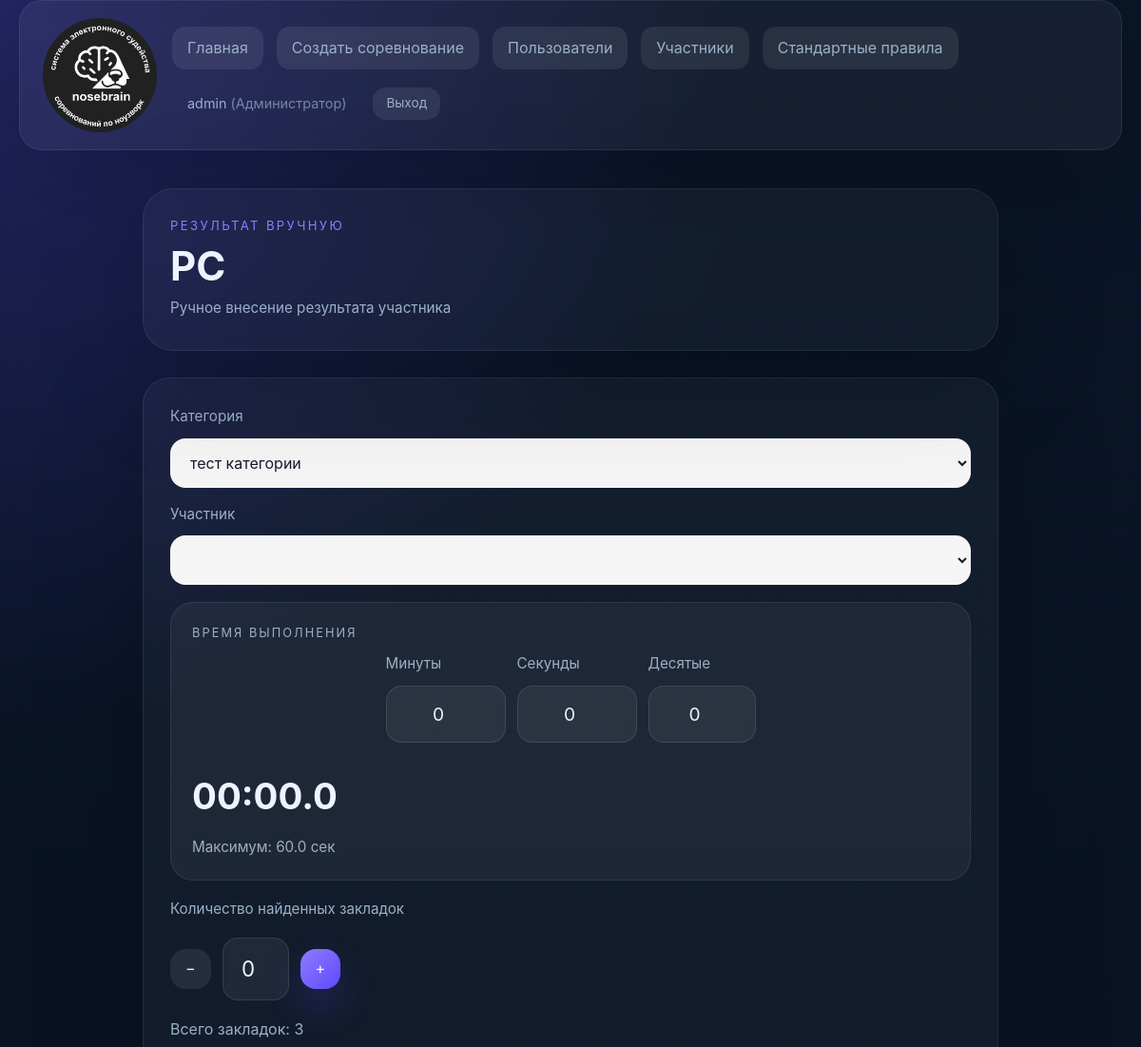
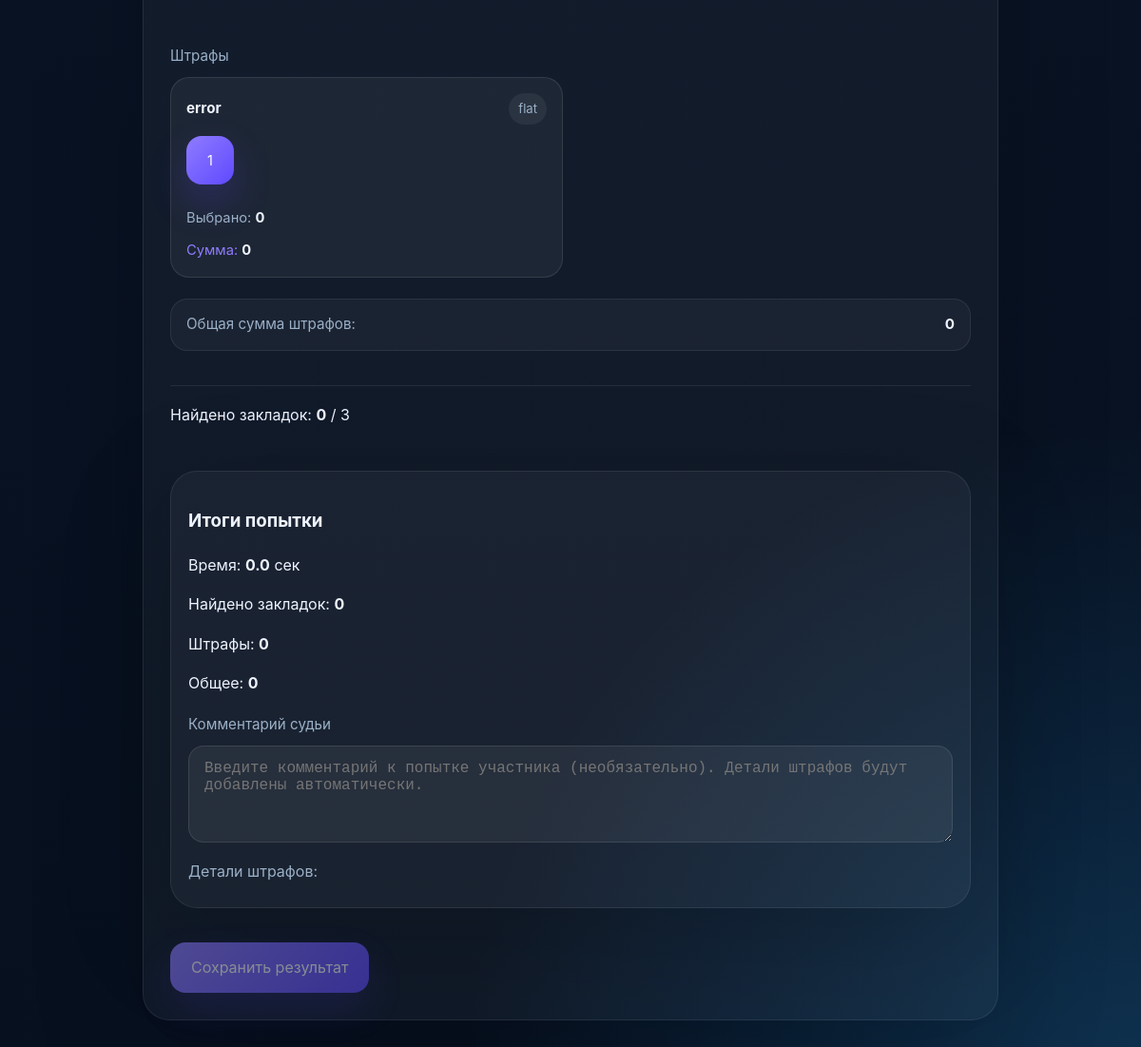
The page /manual_result.php (signed in) on the database its author committed (2 pictures, top to bottom).
### tables this page shows
CREATE TABLE competitions (
                id INTEGER PRIMARY KEY AUTOINCREMENT,
                name TEXT NOT NULL,
                description TEXT NOT NULL,
                is_published INTEGER DEFAULT 0,
                start_date TEXT,
                end_date TEXT
            );

CREATE TABLE categories (
                id INTEGER PRIMARY KEY AUTOINCREMENT,
                competition_id INTEGER NOT NULL,
                name TEXT NOT NULL,
                time_limit REAL NOT NULL,
                hides_count INTEGER NOT NULL,
                max_score INTEGER NOT NULL,
                sort_order INTEGER DEFAULT 0,
                FOREIGN KEY (competition_id) REFERENCES competitions(id)
            );

CREATE TABLE penalty_rules (
                id INTEGER PRIMARY KEY AUTOINCREMENT,
                category_id INTEGER NOT NULL,
                name TEXT NOT NULL,
                type TEXT NOT NULL,
                points TEXT NOT NULL,
                sequence_index INTEGER NOT NULL,
                FOREIGN KEY (category_id) REFERENCES categories(id)
            );

### manual_result.php (the view, shortened to what the rows shown need)
<?php
$dbManager = new DatabaseManager();
$service = new CompetitionService($dbManager);
$competitions = $service->getCompetitions();
$selectedCompetitionId = filter_input(INPUT_GET, 'competition_id', FILTER_VALIDATE_INT);
$selectedCompetitionId = $selectedCompetitionId ?: (count($competitions) ? $competitions[0]->getId() : null);
$selectedCompetition = $selectedCompetitionId ? $service->getCompetitionById($selectedCompetitionId) : null;
$categories = $selectedCompetitionId !== null ? $service->getCategoriesByCompetition($selectedCompetitionId) : [];
$selectedCategoryId = filter_input(INPUT_GET, 'category_id', FILTER_VALIDATE_INT);
$selectedCategoryId = $selectedCategoryId ?: (count($categories) ? $categories[0]->getId() : null);
$selectedCategory = $selectedCategoryId ? $service->getCategoryById($selectedCategoryId) : null;
?>
<!DOCTYPE html>
<html lang="ru">
<head>
    <link rel="stylesheet" href="style.css">
</head>
<body>
<main class="page-shell page-shell--single">
    <section class="hero hero--compact">
        <div>
            <div class="hero__eyebrow">Результат вручную</div>
            <h1 class="hero__title"><?= $selectedCompetition ? escape($selectedCompetition->getName()) : 'Соревнование' ?></h1>
            <p class="hero__subtitle">Ручное внесение результата участника</p>
        </div>
    </section>
    <section class="content-grid content-grid--single">
        <article class="panel">
            <form id="manual-result-form" method="post" novalidate>
                <div style="display: grid; gap: 18px;">
                    <div class="judge-selectors" style="display: grid; grid-template-columns: 1fr; gap: 16px;">
                        <div class="form-control" style="margin-bottom: 0;">
                            <label for="category_filter_inner">Категория</label>
                            <select id="category_filter_inner" name="category_id_display" required>
                                <?php foreach ($categories as $category): ?>
                                    <option value="<?= $category->getId() ?>" <?= $category->getId() === $selectedCategoryId ? 'selected' : '' ?>><?= escape($category->getName()) ?></option>
                                <?php endforeach; ?>
                            </select>
                        </div>
                        <div class="form-control" style="margin-bottom: 0;">
                            <label for="participant_id">Участник</label>
                            <select id="participant_id" name="participant_id" required <?= !$selectedCategoryId ? 'disabled' : '' ?>>
                            </select>
                        </div>
                    </div>
                    <div class="judge-controls" id="judge-controls-section" <?= !$selectedCategoryId ? 'style="display:none;"' : '' ?>>
                        <div class="timer-card">
                            <div class="timer-label">Время выполнения</div>
                            <div class="manual-time-input">
                                <div class="form-control" style="margin-bottom: 0;">
                                </div>
                                <div class="form-control" style="margin-bottom: 0;">
                                </div>
                                <div class="form-control" style="margin-bottom: 0;">
                                </div>
                            </div>
                            <div id="time_display" class="timer-value">00:00.0</div>
                            <div class="timer-meta">Максимум: <?= number_format($selectedCategory->getTimeLimit(), 1) ?> сек</div>
                        </div>
                    </div>
                    <div class="form-control" id="found-items-section" <?= !$selectedCategoryId ? 'style="display:none;"' : '' ?>>
                        <label for="found_items_input">Количество найденных закладок</label>
                        <div style="display: flex; align-items: center; gap: 12px; margin-top: 8px;">
                            <button type="button" id="found-decrease-btn" class="button button--secondary" style="min-width: 40px; padding: 8px 16px;">−</button>
                            <input type="number" id="found_items_input" min="0" max="<?= $selectedCategory ? $selectedCategory->getHidesCount() : 0 ?>" value="0" class="time-input-field" style="width: 70px; font-size: 1.4rem;">
                            <button type="button" id="found-increase-btn" class="button" style="min-width: 40px; padding: 8px 16px;">+</button>
                        </div>
                        <p style="margin-top: 8px; color: var(--text-muted);">Всего закладок: <?= $selectedCategory ? $selectedCategory->getHidesCount() : 0 ?></p>
                    </div>
                    <div class="form-control" id="penalties-section" <?= !$selectedCategoryId ? 'style="display:none;"' : '' ?>>
                        <div id="penalty-buttons" class="penalty-grid">
                            <?php foreach ($selectedCategory->getPenaltyRules() as $rule): ?>
                                <div class="penalty-card" data-rule-id="<?= $rule->getId() ?>" data-rule-type="<?= escape($rule->getType()) ?>" data-rule-points="<?= implode(',', $rule->getPoints()) ?>">
                                    <div class="penalty-card__header">
                                        <strong><?= escape($rule->getName()) ?></strong>
                                        <span class="penalty-card__type"><?= escape($rule->getType()) ?></span>
                                    </div>
                                    <?php if ($rule->getType() === PenaltyRule::TYPE_FLAT): ?>
                                        <div class="penalty-card__actions" style="display: flex; gap: 8px; flex-wrap: wrap; margin-bottom: 12px;">
                                            <?php foreach ($rule->getPoints() as $value): ?>
                                                <button type="button" class="button penalty-flat-btn" data-rule-id="<?= $rule->getId() ?>" data-penalty-value="<?= (int)$value ?>"><?= (int)$value ?></button>
                                            <?php endforeach; ?>
                                        </div>
                                        <div class="penalty-card__info">
                                            <span class="penalty-card__selected">Выбрано: <strong>0</strong></span>
                                            <span class="penalty-card__amount">Сумма: <strong>0</strong></span>
                                        </div>
                                    <?php endif; ?>
                                </div>
                            <?php endforeach; ?>
                        </div>
                    </div>
                    <div class="attempt-status" id="attempt-status-section" <?= !$selectedCategoryId ? 'style="display:none;"' : '' ?>>
                        <p>Найдено закладок: <strong id="found-count">0</strong> / <?= $selectedCategory->getHidesCount() ?></p>
                    </div>
                </div>
            </form>
        </article>
    </section>
</main>
</body>
</html>

### rows shown on the page
competitions: name "PC", category_id_display "тест категории"
categories: time_limit "60.0", hides_count "3"
penalty_rules: name "error", type "flat", value "1"

### other values the page prints
$link['label'] "Главная"
$link['label'] "Создать соревнование"
$link['label'] "Пользователи"
$link['label'] "Участники"
$link['label'] "Стандартные правила"
$user['username'] "admin"
$roleLabel "Администратор"
